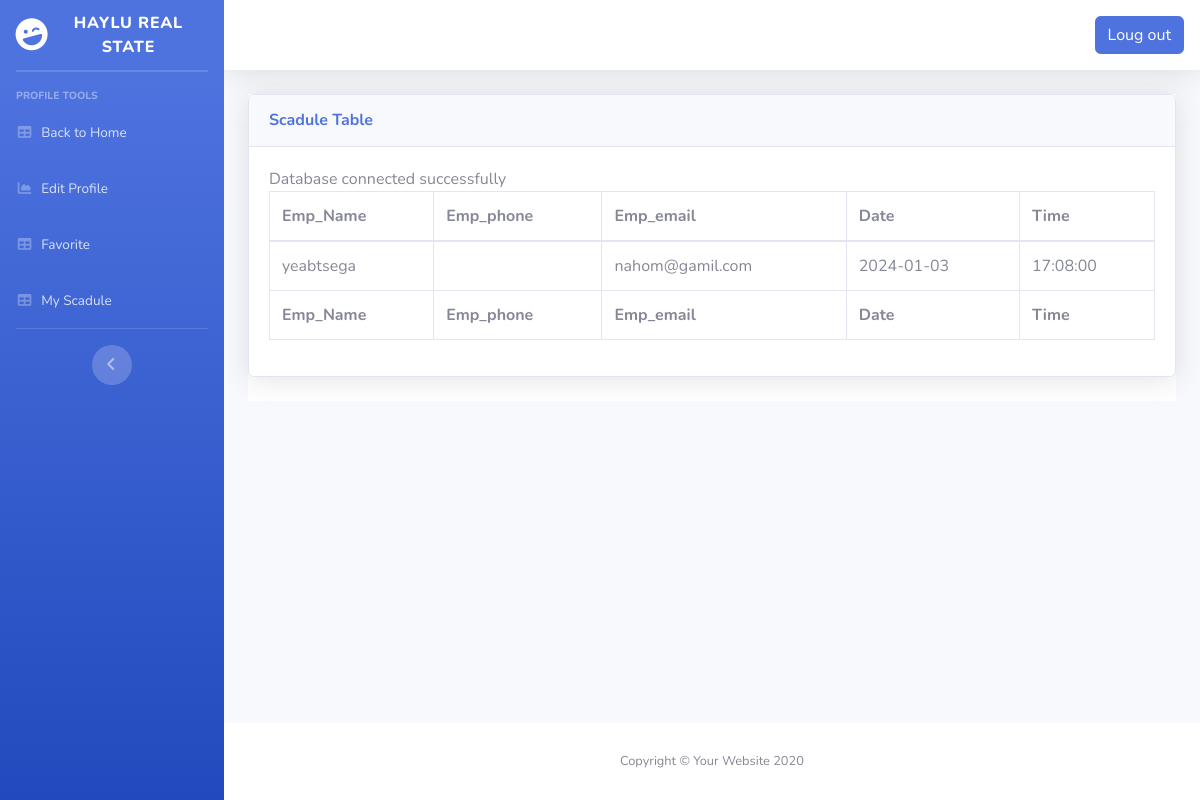
Page /user_Profile/myScadule.php (signed in) on the committed database.
### tables this page shows
CREATE TABLE `assign_appointment` (
  `US_ID` int(11) NOT NULL,
  `AP_ID` int(11) NOT NULL,
  `EM_ID` int(11) DEFAULT NULL
);

CREATE TABLE `employee` (
  `EM_ID` int(11) NOT NULL,
  `EM_FNAME` varchar(50) DEFAULT NULL,
  `EM_LNAME` varchar(50) DEFAULT NULL,
  `EM_DATEOFBIRTH` date DEFAULT NULL,
  `EM_SEX` varchar(6) DEFAULT NULL,
  `EM_CELLPHONE1` char(17) DEFAULT NULL,
  `EM_CELLPHONE2` char(17) DEFAULT NULL,
  `EM_COUNTRY` varchar(25) DEFAULT NULL,
  `EM_CITY` varchar(25) DEFAULT NULL,
  `EM_SUBCITY` varchar(25) DEFAULT NULL,
  `EM_HOUSENUMBER` char(10) DEFAULT NULL,
  `EM_EMAIL` varchar(50) DEFAULT NULL,
  `EM_PASSWORD` varchar(255) DEFAULT NULL,
  `EM_POSITION` varchar(50) DEFAULT NULL,
  `EM_SALARY` float DEFAULT NULL,
  `EM_PICTURE` varchar(255) DEFAULT NULL,
  `EM_STATUS` varchar(25) DEFAULT NULL,
  `EM_QULAIFICATION` varchar(50) DEFAULT NULL,
  `EM_EMERGENCY_CONTACT` varchar(20) DEFAULT NULL,
  `W_ID` int(11) DEFAULT NULL,
  `EM_RATING` int(11) DEFAULT NULL,
  `AD_ID` int(11) DEFAULT NULL,
  `CREATED_AT` timestamp NOT NULL DEFAULT current_timestamp(),
  `role` varchar(255) NOT NULL DEFAULT 'employee'
);

CREATE TABLE `appointment` (
  `AP_ID` int(11) NOT NULL,
  `AP_PUROPSE` varchar(255) DEFAULT NULL,
  `AP_SUGESSTION` varchar(100) DEFAULT NULL,
  `AP_APPROVED` varchar(4) DEFAULT NULL CHECK (`AP_APPROVED` = 'TRUE' or `AP_APPROVED` = 'FALSE'),
  `AP_TIME` time DEFAULT NULL,
  `AP_DATE` date DEFAULT NULL,
  `US_ID` int(11) DEFAULT NULL
);

### user_Profile/myScadule.php (the view, shortened to what this page needs)
<!DOCTYPE html>
<html lang="en">
<head>
  <link href="../admins/vendor/fontawesome-free/css/all.min.css" rel="stylesheet" type="text/css" />
  <link rel="stylesheet" href="../css/emp.css" />
  <link href="../admins/css/sb-admin-2.min.css" rel="stylesheet" />
</head>
<body id="page-top">
  <div id="wrapper">
    <ul class="navbar-nav bg-gradient-primary sidebar sidebar-dark accordion" id="accordionSidebar">
      <a class="sidebar-brand d-flex align-items-center justify-content-center" href="index.php">
        <div class="sidebar-brand-icon rotate-n-15">
          <i class="fas fa-laugh-wink"></i>
        </div>
        <div class="sidebar-brand-text mx-3">Haylu real state</div>
      </a>
      <hr class="sidebar-divider my-0" />
      <hr class="sidebar-divider" />
      <div class="sidebar-heading">Profile Tools</div>
      <li class="nav-item">
        <a class="nav-link" href="../index.php">
          <i class="fas fa-fw fa-table"></i>
          <span>Back to Home</span></a>
      </li>
      <li class="nav-item">
        <a class="nav-link" href="./profile.php">
          <i class="fas fa-fw fa-chart-area"></i>
          <span>Edit Profile</span></a>
      </li>
      <li class="nav-item">
        <a class="nav-link" href="./favorite.php">
          <i class="fas fa-fw fa-table"></i>
          <span> Favorite</span></a>
      </li>
      <li class="nav-item">
        <a class="nav-link" href="./myScadule.php">
          <i class="fas fa-fw fa-table"></i>
          <span>My Scadule</span></a>
      </li>
      <hr class="sidebar-divider d-none d-md-block" />
      <div class="text-center d-none d-md-inline">
        <button class="rounded-circle border-0" id="sidebarToggle"></button>
      </div>
    </ul>
    <div id="content-wrapper" class="d-flex flex-column">
      <div id="content">
        <nav class="navbar navbar-expand navbar-light bg-white topbar mb-4 static-top shadow">
          <a href="#" class="btn btn-primary">Loug out</a>
        </nav>
        <div class="container-fluid">
          <body>
            <div class="formbold-main-wrapper">
              <div class="formbold-form-wrapper">
                <div class="card shadow mb-4">
                  <div class="card-header py-3">
                    <h6 class="m-0 font-weight-bold text-primary">
                      Scadule Table
                    </h6>
                  </div>
                  <div class="card-body">
                    <div class="table-responsive">
                      <table class="table table-bordered" id="dataTable" width="100%" cellspacing="0">
                        <thead>
                          <tr>
                            <th>Emp_Name</th>
                            <th>Emp_phone</th>
                            <th>Emp_email</th>
                            <th>Date</th>
                            <th>Time</th>
                          </tr>
                        </thead>
                        <tfoot>
                          <tr>
                            <th>Emp_Name</th>
                            <th>Emp_phone</th>
                            <th>Emp_email</th>
                            <th>Date</th>
                            <th>Time</th>
                          </tr>
                        </tfoot>
                        <tbody>
                          <?php
                          include '../config/config.php';
                          $id = $_SESSION['US_ID'];
                          if ($id) {
                            $qry = "SELECT * FROM assign_appointment WHERE US_ID = $id";
                            $result = mysqli_query($conn, $qry);
                            if ($result) {
                              while ($row = mysqli_fetch_assoc($result)) {
                                $AP_ID = $row['AP_ID'];
                                $EM_ID = $row['EM_ID'];
                                $qry_emp = "SELECT EM_EMAIL, EM_CELLPHONE1, EM_FNAME FROM employee WHERE EM_ID = $EM_ID";
                                $emp_result = mysqli_query($conn, $qry_emp);
                                $employee = mysqli_fetch_assoc($emp_result);
                                $qry_appoint = "SELECT AP_DATE, AP_TIME FROM appointment WHERE AP_ID = $AP_ID";
                                $appoint_result = mysqli_query($conn, $qry_appoint);
                                $appointment = mysqli_fetch_assoc($appoint_result);
                                echo "<tr>";
                                echo "<td>" . $employee['EM_FNAME'] . "</td>";
                                echo "<td>" . $employee['EM_CELLPHONE1'] . "</td>";
                                echo "<td>" . $employee['EM_EMAIL'] . "</td>";
                                echo "<td>" . $appointment['AP_DATE'] . "</td>";
                                echo "<td>" . $appointment['AP_TIME'] . "</td>";
                                echo "</tr>";
                              }
                            } else {
                              echo "<tr><td colspan='5'>" . mysqli_error($conn) . "</td></tr>";
                            }
                          } else {
                            echo "<tr><td colspan='5'>Session ID not set.</td></tr>";
                          }
                          ?>
                        </tbody>
                      </table>
                    </div>
                  </div>
                </div>
              </div>
            </div>
          </body>
        </div>
      </div>
      <footer class="sticky-footer bg-white">
        <div class="container my-auto">
          <div class="copyright text-center my-auto">
            <span>Copyright &copy; Your Website 2020</span>
          </div>
        </div>
      </footer>
    </div>
  </div>
</body>
</html>

### css/emp.css (style rules this page uses)
* { margin: 0; padding: 0; box-sizing: border-box; }
body { font-family: 'Inter', sans-serif; }
.formbold-main-wrapper { display: flex; align-items: center; justify-content: center; }
.formbold-form-wrapper { margin: 0 auto; width: 100%; background: white; }

### rows in the picture
assign_appointment: EM_ID.EM_FNAME "yeabtsega", EM_ID.EM_EMAIL "nahom@gamil.com", AP_ID.AP_DATE "2024-01-03", AP_ID.AP_TIME "17:08:00"
